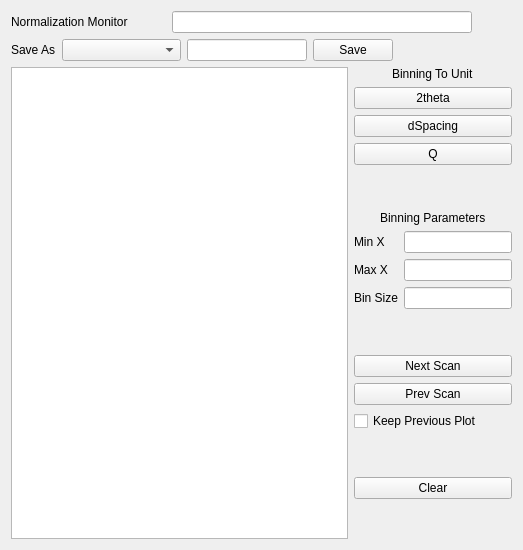
          <widget class="QWidget" name="tab">
           <attribute name="title">
            <string>Normalized</string>
           </attribute>
           <layout class="QGridLayout" name="gridLayout_2">
            <item row="0" column="0">
             <layout class="QVBoxLayout" name="verticalLayout_2">
              <item>
               <layout class="QHBoxLayout" name="horizontalLayout_3">
                <item>
                 <widget class="QLabel" name="label_normalizeMonitor">
                  <property name="sizePolicy">
                   <sizepolicy hsizetype="Fixed" vsizetype="Preferred">
                    <horstretch>0</horstretch>
                    <verstretch>0</verstretch>
                   </sizepolicy>
                  </property>
                  <property name="minimumSize">
                   <size>
                    <width>155</width>
                    <height>0</height>
                   </size>
                  </property>
                  <property name="text">
                   <string>Normalization Monitor</string>
                  </property>
                 </widget>
                </item>
                <item>
                 <widget class="QLineEdit" name="lineEdit_normalizeMonitor">
                  <property name="sizePolicy">
                   <sizepolicy hsizetype="Fixed" vsizetype="Fixed">
                    <horstretch>0</horstretch>
                    <verstretch>0</verstretch>
                   </sizepolicy>
                  </property>
                  <property name="minimumSize">
                   <size>
                    <width>300</width>
                    <height>0</height>
                   </size>
                  </property>
                 </widget>
                </item>
                <item>
                 <spacer name="horizontalSpacer_2">
                  <property name="orientation">
                   <enum>Qt::Horizontal</enum>
                  </property>
                  <property name="sizeType">
                   <enum>QSizePolicy::Expanding</enum>
                  </property>
                  <property name="sizeHint" stdset="0">
                   <size>
                    <width>40</width>
                    <height>20</height>
                   </size>
                  </property>
                 </spacer>
                </item>
               </layout>
              </item>
              <item>
               <layout class="QHBoxLayout" name="horizontalLayout_22">
                <item>
                 <widget class="QLabel" name="label_outputFormat">
                  <property name="text">
                   <string>Save As</string>
                  </property>
                 </widget>
                </item>
                <item>
                 <widget class="QComboBox" name="comboBox_outputFormat">
                  <property name="sizePolicy">
                   <sizepolicy hsizetype="Expanding" vsizetype="Fixed">
                    <horstretch>0</horstretch>
                    <verstretch>0</verstretch>
                   </sizepolicy>
                  </property>
                 </widget>
                </item>
                <item>
                 <widget class="QLineEdit" name="lineEdit_outputFileName"/>
                </item>
                <item>
                 <widget class="QPushButton" name="pushButton_saveData">
                  <property name="text">
                   <string>Save</string>
                  </property>
                 </widget>
                </item>
                <item>
                 <spacer name="horizontalSpacer_14">
                  <property name="orientation">
                   <enum>Qt::Horizontal</enum>
                  </property>
                  <property name="sizeHint" stdset="0">
                   <size>
                    <width>40</width>
                    <height>20</height>
                   </size>
                  </property>
                 </spacer>
                </item>
               </layout>
              </item>
              <item>
               <layout class="QHBoxLayout" name="horizontalLayout_5">
                <item>
                 <layout class="QGridLayout" name="gridLayout_reductionView">
                  <item row="0" column="0">
                   <widget class="QGraphicsView" name="graphicsView_reducedData">
                    <property name="sizePolicy">
                     <sizepolicy hsizetype="Expanding" vsizetype="Expanding">
                      <horstretch>0</horstretch>
                      <verstretch>0</verstretch>
                     </sizepolicy>
                    </property>
                   </widget>
                  </item>
                 </layout>
                </item>
                <item>
                 <layout class="QVBoxLayout" name="verticalLayout_3">
                  <item>
                   <layout class="QHBoxLayout" name="horizontalLayout_6">
                    <item>
                     <widget class="QLabel" name="label_18">
                      <property name="sizePolicy">
                       <sizepolicy hsizetype="Fixed" vsizetype="Preferred">
                        <horstretch>0</horstretch>
                        <verstretch>0</verstretch>
                       </sizepolicy>
                      </property>
                      <property name="text">
                       <string>Binning To Unit</string>
                      </property>
                     </widget>
                    </item>
                   </layout>
                  </item>
                  <item>
                   <widget class="QPushButton" name="pushButton_unit2theta">
                    <property name="text">
                     <string>2theta</string>
                    </property>
                   </widget>
                  </item>
                  <item>
                   <widget class="QPushButton" name="pushButton_unitD">
                    <property name="text">
                     <string>dSpacing</string>
                    </property>
                   </widget>
                  </item>
                  <item>
                   <widget class="QPushButton" name="pushButton_unitQ">
                    <property name="text">
                     <string>Q</string>
                    </property>
                   </widget>
                  </item>
                  <item>
                   <spacer name="verticalSpacer_6">
                    <property name="orientation">
                     <enum>Qt::Vertical</enum>
                    </property>
                    <property name="sizeType">
                     <enum>QSizePolicy::Preferred</enum>
                    </property>
                    <property name="sizeHint" stdset="0">
                     <size>
                      <width>20</width>
                      <height>40</height>
                     </size>
                    </property>
                   </spacer>
                  </item>
                  <item>
                   <layout class="QHBoxLayout" name="horizontalLayout_27">
                    <item>
                     <widget class="QLabel" name="label_19">
                      <property name="sizePolicy">
                       <sizepolicy hsizetype="Fixed" vsizetype="Preferred">
                        <horstretch>0</horstretch>
                        <verstretch>0</verstretch>
                       </sizepolicy>
                      </property>
                      <property name="text">
                       <string>Binning Parameters</string>
                      </property>
                     </widget>
                    </item>
                   </layout>
                  </item>
                  <item>
                   <layout class="QHBoxLayout" name="horizontalLayout_26">
                    <item>
                     <widget class="QLabel" name="label_xmin">
                      <property name="sizePolicy">
                       <sizepolicy hsizetype="Preferred" vsizetype="Fixed">
                        <horstretch>0</horstretch>
                        <verstretch>0</verstretch>
                       </sizepolicy>
                      </property>
                      <property name="text">
                       <string>Min X</string>
                      </property>
                     </widget>
                    </item>
                    <item>
                     <widget class="QLineEdit" name="lineEdit_xmin">
                      <property name="enabled">
                       <bool>true</bool>
                      </property>
                      <property name="sizePolicy">
                       <sizepolicy hsizetype="Minimum" vsizetype="Fixed">
                        <horstretch>0</horstretch>
                        <verstretch>0</verstretch>
                       </sizepolicy>
                      </property>
                      <property name="minimumSize">
                       <size>
                        <width>10</width>
                        <height>0</height>
                       </size>
                      </property>
                     </widget>
                    </item>
                   </layout>
                  </item>
                  <item>
                   <layout class="QHBoxLayout" name="horizontalLayout_28">
                    <item>
                     <widget class="QLabel" name="label_xmax_2">
                      <property name="sizePolicy">
                       <sizepolicy hsizetype="Minimum" vsizetype="Fixed">
                        <horstretch>0</horstretch>
                        <verstretch>0</verstretch>
                       </sizepolicy>
                      </property>
                      <property name="text">
                       <string>Max X</string>
                      </property>
                     </widget>
                    </item>
                    <item>
                     <widget class="QLineEdit" name="lineEdit_xmax">
                      <property name="sizePolicy">
                       <sizepolicy hsizetype="Minimum" vsizetype="Fixed">
                        <horstretch>0</horstretch>
                        <verstretch>0</verstretch>
                       </sizepolicy>
                      </property>
                      <property name="minimumSize">
                       <size>
                        <width>10</width>
                        <height>0</height>
                       </size>
                      </property>
                     </widget>
                    </item>
                   </layout>
                  </item>
                  <item>
                   <layout class="QHBoxLayout" name="horizontalLayout_29">
                    <item>
                     <widget class="QLabel" name="label_binsize">
                      <property name="sizePolicy">
                       <sizepolicy hsizetype="Preferred" vsizetype="Fixed">
                        <horstretch>0</horstretch>
                        <verstretch>0</verstretch>
                       </sizepolicy>
                      </property>
                      <property name="text">
                       <string>Bin Size</string>
                      </property>
                     </widget>
                    </item>
                    <item>
                     <widget class="QLineEdit" name="lineEdit_binsize">
                      <property name="sizePolicy">
                       <sizepolicy hsizetype="Minimum" vsizetype="Fixed">
                        <horstretch>0</horstretch>
                        <verstretch>0</verstretch>
                       </sizepolicy>
                      </property>
                      <property name="minimumSize">
                       <size>
                        <width>10</width>
                        <height>0</height>
                       </size>
                      </property>
                     </widget>
                    </item>
                   </layout>
                  </item>
                  <item>
                   <spacer name="verticalSpacer">
                    <property name="orientation">
                     <enum>Qt::Vertical</enum>
                    </property>
                    <property name="sizeType">
                     <enum>QSizePolicy::Preferred</enum>
                    </property>
                    <property name="sizeHint" stdset="0">
                     <size>
                      <width>20</width>
                      <height>40</height>
                     </size>
                    </property>
                   </spacer>
                  </item>
                  <item>
                   <widget class="QPushButton" name="pushButton_nextScan">
                    <property name="text">
                     <string>Next Scan</string>
                    </property>
                   </widget>
                  </item>
                  <item>
                   <widget class="QPushButton" name="pushButton_prevScan">
                    <property name="text">
                     <string>Prev Scan</string>
                    </property>
                   </widget>
                  </item>
                  <item>
                   <widget class="QCheckBox" name="checkBox_clearPrevious">
                    <property name="text">
                     <string>Keep Previous Plot</string>
                    </property>
                   </widget>
                  </item>
                  <item>
                   <spacer name="verticalSpacer_20">
                    <property name="orientation">
                     <enum>Qt::Vertical</enum>
                    </property>
                    <property name="sizeType">
                     <enum>QSizePolicy::Preferred</enum>
                    </property>
                    <property name="sizeHint" stdset="0">
                     <size>
                      <width>20</width>
                      <height>40</height>
                     </size>
                    </property>
                   </spacer>
                  </item>
                  <item>
                   <widget class="QPushButton" name="pushButton_clearTab2Canvas">
                    <property name="toolTip">
                     <string>&lt;html&gt;&lt;head/&gt;&lt;body&gt;&lt;p&gt;Clear canvas&lt;/p&gt;&lt;/body&gt;&lt;/html&gt;</string>
                    </property>
                    <property name="text">
                     <string>Clear</string>
                    </property>
                   </widget>
                  </item>
                  <item>
                   <spacer name="verticalSpacer_3">
                    <property name="orientation">
                     <enum>Qt::Vertical</enum>
                    </property>
                    <property name="sizeType">
                     <enum>QSizePolicy::Expanding</enum>
                    </property>
                    <property name="sizeHint" stdset="0">
                     <size>
                      <width>20</width>
                      <height>40</height>
                     </size>
                    </property>
                   </spacer>
                  </item>
                 </layout>
                </item>
               </layout>
              </item>
             </layout>
            </item>
           </layout>
          </widget>
